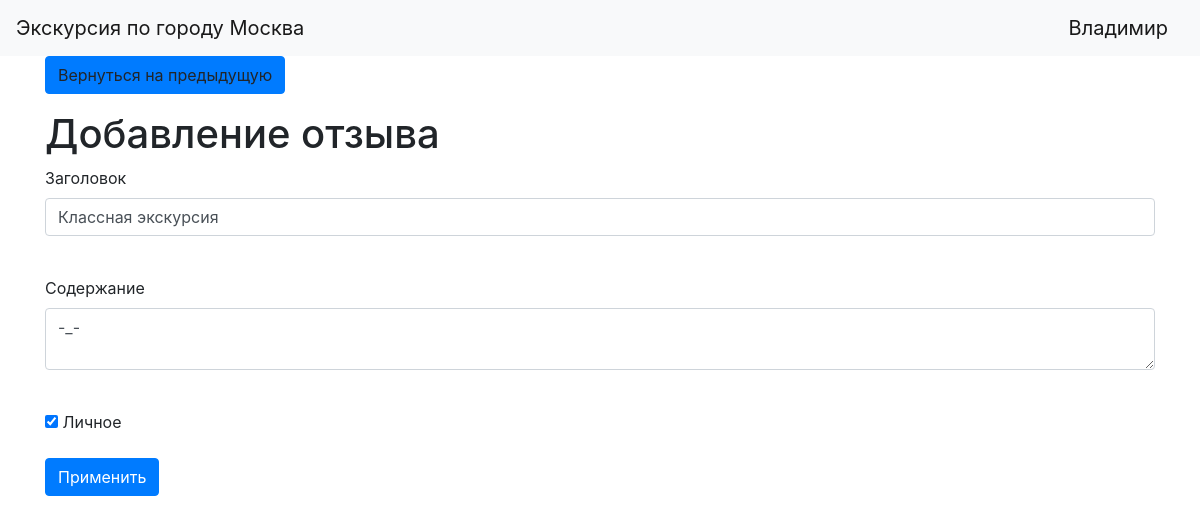
The app's page /news/17 (signed in) with its own data.
### data/users.py (models this page shows, shortened)
class User(SqlAlchemyBase, UserMixin):
    __tablename__ = 'users'
    id = sqlalchemy.Column(sqlalchemy.Integer,
                           primary_key=True, autoincrement=True)
    name = sqlalchemy.Column(sqlalchemy.String, nullable=True)
    about = sqlalchemy.Column(sqlalchemy.String, nullable=True)
    email = sqlalchemy.Column(sqlalchemy.String,
                              index=True, unique=True, nullable=True)
    hashed_password = sqlalchemy.Column(sqlalchemy.String, nullable=True)
    created_date = sqlalchemy.Column(sqlalchemy.DateTime,
                                     default=datetime.datetime.now)
    news = orm.relation("News", back_populates='user')

### data/news.py (models this page shows)
class News(SqlAlchemyBase):
    __tablename__ = 'news'
    id = sqlalchemy.Column(sqlalchemy.Integer,
                           primary_key=True, autoincrement=True)
    title = sqlalchemy.Column(sqlalchemy.String, nullable=True)
    content = sqlalchemy.Column(sqlalchemy.String, nullable=True)
    created_date = sqlalchemy.Column(sqlalchemy.DateTime,
                                     default=datetime.datetime.now)
    is_private = sqlalchemy.Column(sqlalchemy.Boolean, default=True)
    user_id = sqlalchemy.Column(sqlalchemy.Integer,
                                sqlalchemy.ForeignKey("users.id"))
    user = orm.relation('User')

### Main.py (the view, shortened to what this page needs)
@app.route('/news/<int:id>', methods=['GET', 'POST'])
@login_required
def edit_news(id):
    form = NewsForm()
    if request.method == "GET":
        session = db_session.create_session()
        news = session.query(News).filter(News.id == id,
                                          News.user == current_user).first()
        if news:
            form.title.data = news.title
            form.content.data = news.content
            form.is_private.data = news.is_private
        else:
            abort(404)
    return render_template('news.html', title='Редактирование отзыва', form=form)

### Main.py
class NewsForm(FlaskForm):
    title = StringField('Заголовок', validators=[DataRequired()])
    content = TextAreaField("Содержание")
    is_private = BooleanField("Личное")
    submit = SubmitField('Применить')

### Main.py (called while the page is built)
@login_manager.user_loader
def load_user(user_id):
    session = db_session.create_session()
    return session.query(User).get(user_id)

### data/db_session.py (called while the page is built)
def create_session() -> Session:
    global __factory
    return __factory()

### templates/news.html (shortened to what this page needs)
{% extends "base.html" %}
{% block content %}
<p style="text-align: left"><a class="btn btn-primary " onclick="history.back();">
    Вернуться на предыдущую</a></p>
<h1>Добавление отзыва</h1>
<form action="" method="post">
    <p>
        {{ form.title.label }}<br>
        {{ form.title(class="form-control") }}<br>
    </p>
    <p>
        {{ form.content.label }}<br>
        {{ form.content(class="form-control") }}<br>
    </p>
    <p>{{ form.is_private() }} {{ form.is_private.label }}</p>
    <p>{{ form.submit(type="submit", class="btn btn-primary")}}</p>
</form>
{% endblock %}

### templates/base.html (shortened to what this page needs)
<!doctype html>
<html lang="en">
<head>
    <link rel="stylesheet"
          href="https://stackpath.bootstrapcdn.com/bootstrap/4.4.1/css/bootstrap.min.css"
>
</head>
<body>
<header>
    <nav class="navbar navbar-light bg-light">
        <a class="navbar-brand" href="#">Экскурсия по городу Москва</a>
        {% if current_user.is_authenticated %}
    <a class="navbar-brand" href="/logout">{{ current_user.name }}</a>
{% else %}
    <p>
        <a class="btn btn-primary " href="/register">Зарегистрироваться</a>
        <a class="btn btn-success" href="/login">Войти</a>
    </p>
{% endif %}
    </nav>
</header>
<main role="main" class="container">
    {% block content %}{% endblock %}
</main>
</body>
</html>

### records on screen
User: name "Владимир"
News: title "Классная экскурсия", content "-_-", is_private "☑"
